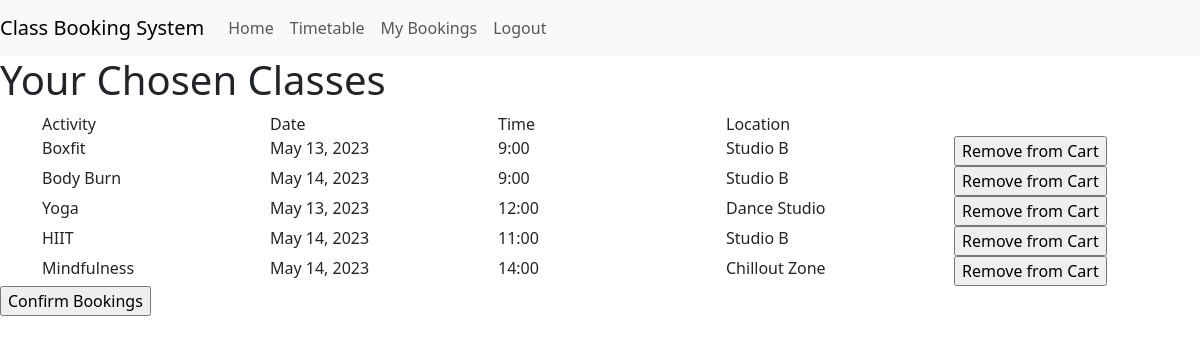
The app's page /checkout.html (signed in), older data.
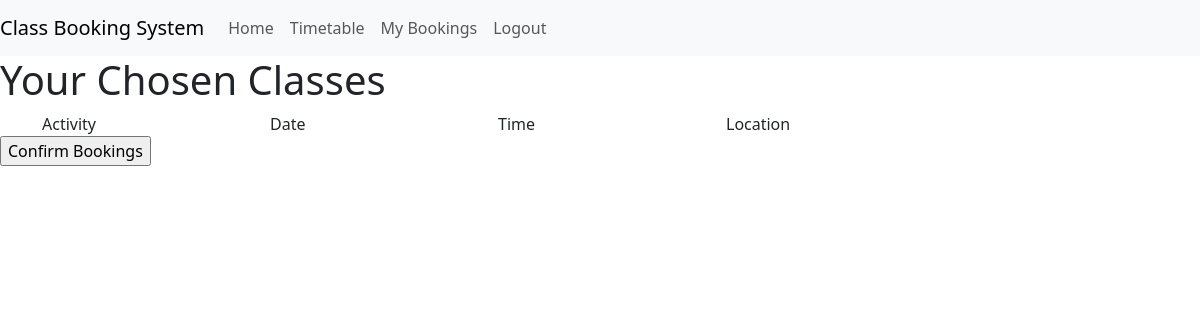
The same page, newer data.
### classbooking_app/models.py (models this page shows, shortened)
class Booking(models.Model):
    session = models.ForeignKey(Session, on_delete=models.CASCADE)
    user = models.CharField(
        max_length=50,
        null=False,
        blank=False,
        default="test_user"
        )
    confirmed = models.BooleanField(default=False)

class Session(models.Model):
    activity = models.ForeignKey(Activity, on_delete=models.CASCADE)
    date = models.DateField(default=date.today())
    time = models.TimeField(default=datetime.now())
    spaces = models.IntegerField(default=25)
    location = models.CharField(max_length=50, default='Studio A')
    running = models.BooleanField(default=True)

class Activity(models.Model):
    name = models.CharField(
        max_length=50,
        null=False,
        blank=False,
        default="test_class"
        )
    description = models.CharField(
        max_length=50,
        null=False,
        blank=False,
        default="test_description"
        )
    image = models.CharField(
        max_length=20,
        null=False,
        blank=False,
        default="test_image")
    capacity = models.IntegerField(
        null=False,
        blank=False,
        default=25
    )
    duration = models.CharField(
        max_length=5,
        null=False,
        blank=False,
        default="1hr"
    )

### classbooking_app/views.py (the view, shortened to what this page needs)
# urls.py: path('checkout.html', views.checkout, name='checkout'),
def checkout(request):
    user = request.user
    confirm_btn_class = "visible"
    confirm_msg_class = "invisible"
    existing_bookings = Booking.objects.filter(user=user)
    form_value = "y"
    context = {
        'existing_bookings': existing_bookings,
        'confirm_btn_class': confirm_btn_class,
        'confirm_msg_class': confirm_msg_class,
        'form_value': form_value
        }
    return render(request, 'classbooking_app/checkout.html', context)

### classbooking_app/templates/classbooking_app/checkout.html (shortened to what this page needs)
{% extends 'classbooking_app/base.html' %}
{% block contentbody %}
<form method="POST" id="checkout-form">
    <div class="{{ confirm_btn_class}}">
        <h1>Your Chosen Classes</h1>
        <div class="container ">
            <div class="row">
                <div class="col">Activity</div>
                <div class="col">Date</div>
                <div class="col">Time</div>
                <div class="col">Location</div>
                <div class="col"></div>
            </div>
            {% for booking in existing_bookings %}
            {% if booking.confirmed == False %}
            <div id="{{ booking.session.id}}_selected" class="row">
                <div class="col">{{ booking.session.activity.name }}</div>
                <div class="col">{{ booking.session.date }}</div>
                <div class="col">{{ booking.session.time | time:"G:i"}}</div>
                <div class="col">{{ booking.session.location }}</div>
                <div class="col">
                    <input class="remove-from-cart" type="button" id="{{ booking.session.id }}_remove" name="{{ booking.session.id }}_remove" value="Remove from Cart">
                </div>
            </div>
            {% endif %}
            {% endfor %}
        </div>
        <input id="confirm" type="submit" value="Confirm Bookings">
    </div>
</form>
{% endblock %}

Row changes from the older to the newer data that the page shows:
removed Booking: session.activity.name "Boxfit", session "May 13, 2023", session.time "9:00", session.location "Studio B"
removed Booking: session.activity.name "Body Burn", session "May 14, 2023", session.time "9:00", session.location "Studio B"
removed Booking: session.activity.name "Yoga", session "May 13, 2023", session.time "12:00", session.location "Dance Studio"
removed Booking: session.activity.name "HIIT", session "May 14, 2023", session.time "11:00", session.location "Studio B"
removed Booking: session.activity.name "Mindfulness", session "May 14, 2023", session.time "14:00", session.location "Chillout Zone"
